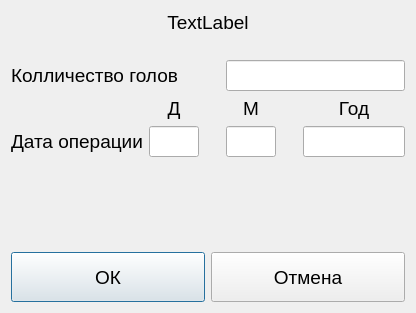
<?xml version="1.0" encoding="UTF-8"?>
<ui version="4.0">
 <class>LivestockOperationDialog</class>
 <widget class="QDialog" name="LivestockOperationDialog">
  <property name="geometry">
   <rect>
    <x>0</x>
    <y>0</y>
    <width>416</width>
    <height>313</height>
   </rect>
  </property>
  <property name="font">
   <font>
    <pointsize>14</pointsize>
   </font>
  </property>
  <property name="windowTitle">
   <string>Dialog</string>
  </property>
  <layout class="QGridLayout" name="gridLayout">
   <item row="5" column="0">
    <spacer name="verticalSpacer">
     <property name="orientation">
      <enum>Qt::Vertical</enum>
     </property>
     <property name="sizeHint" stdset="0">
      <size>
       <width>20</width>
       <height>40</height>
      </size>
     </property>
    </spacer>
   </item>
   <item row="3" column="4">
    <widget class="QLabel" name="label_4">
     <property name="text">
      <string>М</string>
     </property>
     <property name="alignment">
      <set>Qt::AlignCenter</set>
     </property>
    </widget>
   </item>
   <item row="3" column="6">
    <widget class="QLabel" name="label_5">
     <property name="text">
      <string>Год</string>
     </property>
     <property name="alignment">
      <set>Qt::AlignCenter</set>
     </property>
    </widget>
   </item>
   <item row="6" column="0" colspan="7">
    <layout class="QHBoxLayout" name="horizontalLayout">
     <item>
      <widget class="QPushButton" name="btnAccept">
       <property name="minimumSize">
        <size>
         <width>0</width>
         <height>50</height>
        </size>
       </property>
       <property name="maximumSize">
        <size>
         <width>16777215</width>
         <height>50</height>
        </size>
       </property>
       <property name="text">
        <string>ОК</string>
       </property>
       <property name="icon">
        <iconset resource="../../Resources.qrc">
         <normaloff>:/Images/ok.png</normaloff>:/Images/ok.png</iconset>
       </property>
       <property name="iconSize">
        <size>
         <width>42</width>
         <height>42</height>
        </size>
       </property>
      </widget>
     </item>
     <item>
      <widget class="QPushButton" name="btnReject">
       <property name="minimumSize">
        <size>
         <width>0</width>
         <height>50</height>
        </size>
       </property>
       <property name="maximumSize">
        <size>
         <width>16777215</width>
         <height>50</height>
        </size>
       </property>
       <property name="text">
        <string>Отмена</string>
       </property>
       <property name="icon">
        <iconset resource="../../Resources.qrc">
         <normaloff>:/Images/delete.png</normaloff>:/Images/delete.png</iconset>
       </property>
       <property name="iconSize">
        <size>
         <width>42</width>
         <height>42</height>
        </size>
       </property>
      </widget>
     </item>
    </layout>
   </item>
   <item row="1" column="0">
    <spacer name="verticalSpacer_2">
     <property name="orientation">
      <enum>Qt::Vertical</enum>
     </property>
     <property name="sizeType">
      <enum>QSizePolicy::Fixed</enum>
     </property>
     <property name="sizeHint" stdset="0">
      <size>
       <width>20</width>
       <height>20</height>
      </size>
     </property>
    </spacer>
   </item>
   <item row="4" column="4">
    <widget class="QClickableLineEdit" name="txtMonth">
     <property name="minimumSize">
      <size>
       <width>50</width>
       <height>0</height>
      </size>
     </property>
     <property name="maximumSize">
      <size>
       <width>50</width>
       <height>16777215</height>
      </size>
     </property>
    </widget>
   </item>
   <item row="4" column="3">
    <spacer name="horizontalSpacer">
     <property name="orientation">
      <enum>Qt::Horizontal</enum>
     </property>
     <property name="sizeType">
      <enum>QSizePolicy::Fixed</enum>
     </property>
     <property name="sizeHint" stdset="0">
      <size>
       <width>15</width>
       <height>20</height>
      </size>
     </property>
    </spacer>
   </item>
   <item row="3" column="0">
    <spacer name="verticalSpacer_3">
     <property name="orientation">
      <enum>Qt::Vertical</enum>
     </property>
     <property name="sizeType">
      <enum>QSizePolicy::Fixed</enum>
     </property>
     <property name="sizeHint" stdset="0">
      <size>
       <width>20</width>
       <height>10</height>
      </size>
     </property>
    </spacer>
   </item>
   <item row="4" column="2">
    <widget class="QClickableLineEdit" name="txtDay">
     <property name="minimumSize">
      <size>
       <width>50</width>
       <height>0</height>
      </size>
     </property>
     <property name="maximumSize">
      <size>
       <width>50</width>
       <height>16777215</height>
      </size>
     </property>
    </widget>
   </item>
   <item row="4" column="6">
    <widget class="QClickableLineEdit" name="txtYear"/>
   </item>
   <item row="4" column="0" colspan="2">
    <widget class="QLabel" name="label_2">
     <property name="text">
      <string>Дата операции</string>
     </property>
    </widget>
   </item>
   <item row="3" column="2">
    <widget class="QLabel" name="label_3">
     <property name="text">
      <string>Д</string>
     </property>
     <property name="alignment">
      <set>Qt::AlignCenter</set>
     </property>
    </widget>
   </item>
   <item row="4" column="5">
    <spacer name="horizontalSpacer_2">
     <property name="orientation">
      <enum>Qt::Horizontal</enum>
     </property>
     <property name="sizeType">
      <enum>QSizePolicy::Fixed</enum>
     </property>
     <property name="sizeHint" stdset="0">
      <size>
       <width>15</width>
       <height>20</height>
      </size>
     </property>
    </spacer>
   </item>
   <item row="2" column="4" colspan="3">
    <widget class="QClickableLineEdit" name="txtHeads"/>
   </item>
   <item row="2" column="0" colspan="3">
    <widget class="QLabel" name="label">
     <property name="text">
      <string>Колличество голов</string>
     </property>
    </widget>
   </item>
   <item row="0" column="0" colspan="7">
    <widget class="QLabel" name="lblTitle">
     <property name="text">
      <string>TextLabel</string>
     </property>
     <property name="alignment">
      <set>Qt::AlignCenter</set>
     </property>
    </widget>
   </item>
  </layout>
 </widget>
 <customwidgets>
  <customwidget>
   <class>QClickableLineEdit</class>
   <extends>QLineEdit</extends>
   <header location="global">Controls/qclickablelineedit.h</header>
  </customwidget>
 </customwidgets>
 <resources>
  <include location="../../Resources.qrc"/>
 </resources>
 <connections/>
</ui>
